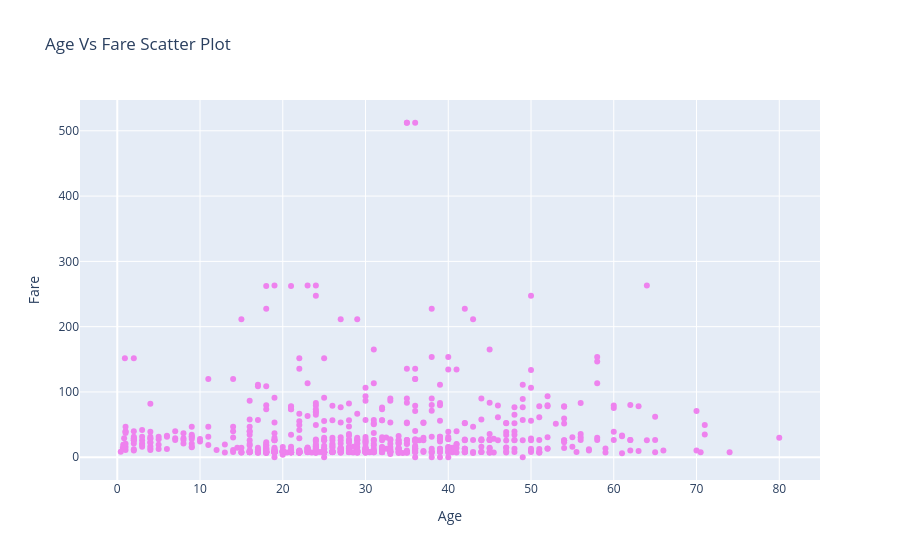

The code cell stored with this chart in its notebook:
### Code cell
#Scatter Plot representation --> Age vs Fare
trace = go.Scatter(x=data['Age'],y=data['Fare'],
                   mode='markers',
                   marker={'color':'violet'})
#defining layout
layout = go.Layout(title='Age Vs Fare Scatter Plot',
                   xaxis={'title':'Age'},
                   yaxis={'title':'Fare'},
                   )
fig = go.Figure(data=trace,layout=layout)
fig.show()

### Figure 1 — Plotly figure (JSON) as saved in the notebook; plotly's stock layout.template omitted (floating-point values rounded to 4 significant figures; data arrays with more than 128 entries replaced by an {"elided": "..."} marker saying what was removed)
{"data": [{"marker": {"color": "violet"}, "mode": "markers", "x": {"elided": "891 float values"}, "y": {"elided": "891 float values"}, "type": "scatter"}], "layout": {"title": {"text": "Age Vs Fare Scatter Plot"}, "xaxis": {"title": {"text": "Age"}}, "yaxis": {"title": {"text": "Fare"}}}}
